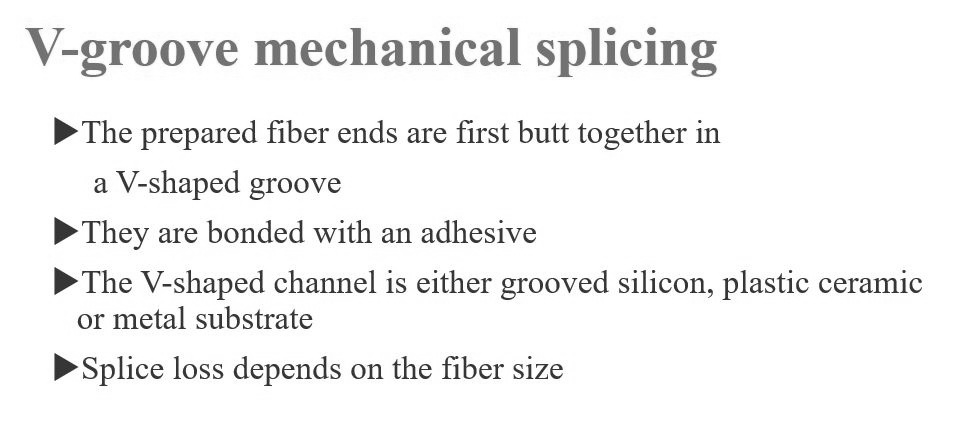
#> input picture 281_DAY_281_Python_opencv_threshold/test.jpg, 958 x 436 px
$ python python_opencv_threshold.py
#> lines starting #> are read from the running program, lines starting #| are printed output that depends on the picture; after the words box and inside, x2 and y2 are one past the last pixel; in counts of white or black regions, pixels touching at a corner belong together
# **************** "iNNovationMerge DailyCodeHub" ****************
# Visit https://www.innovationmerge.com/
# Theme : Week with image preprocessing using OpenCV

# Python program for applying threshold to an image

import cv2
import os
image = cv2.imread('test.jpg', cv2.IMREAD_GRAYSCALE)
#> image is the input picture: shape (436, 958); min 24, max 255, mean 242.9
image = cv2.threshold(image, 0, 255, cv2.THRESH_BINARY + cv2.THRESH_OTSU)[1]
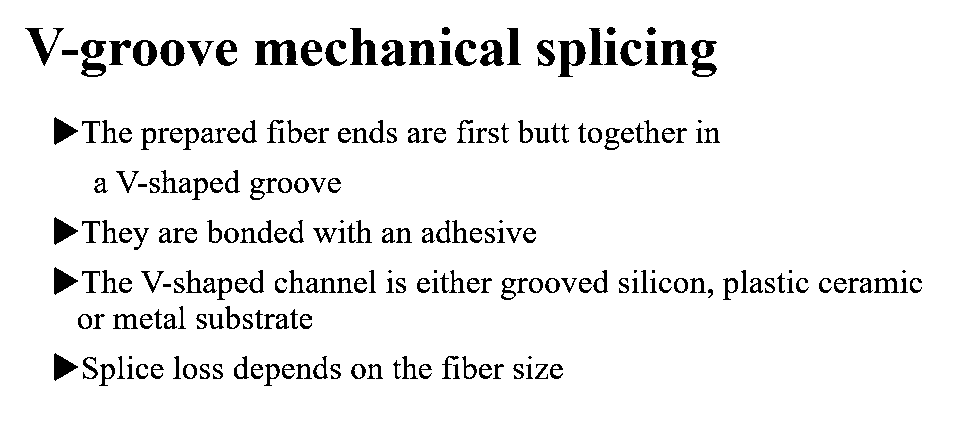
#> image: shape (436, 958); 93.3% white; 230 black regions (11 under 20 px), largest, box (x1, y1, x2, y2) and area: (255, 40, 298, 65) 658, (350, 28, 378, 65) 526, (558, 40, 586, 77) 514
cv2.imwrite('test_output.jpg', image)
